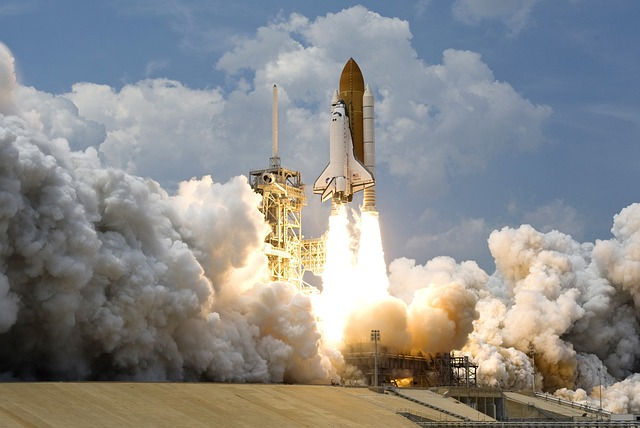
#> input picture ch20/sample.jpg, 640 x 428 px, found by its file name
$ python opencv_rotate.py
#> lines starting #> are read from the running program, lines starting #| are printed output that depends on the picture
# opnecv_rotate.py

import cv2

image = cv2.imread(r"ch20\sample.jpg")
#> image is the input picture: shape (428, 640, 3); mean B, G, R 138.8, 139.9, 139.8

print(image.shape)
#| (428, 640, 3)
(h, w) = image.shape[0 : 2] # 가로, 세로, 채녈
#> h = 428; w = 640
center = (w/2, h/2)
#> center = (320, 214)
# 1. 회전 행렬 생성
# cv2.getRotationMatrix2D(center, angle, scale)
M = cv2.getRotationMatrix2D(center, 45, 1.0)

rotated = cv2.warpAffine(image, M, (w, h))
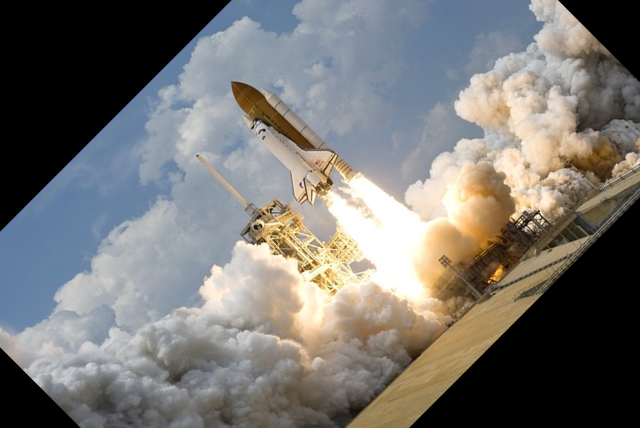
#> rotated: shape (428, 640, 3); mean B, G, R 114.4, 117.2, 118.8
cv2.imshow("Rotated Image", rotated)
cv2.waitKey(0)
cv2.destroyAllWindows()

$ run again, with ch20/candy.jpg copied over ch20/sample.jpg
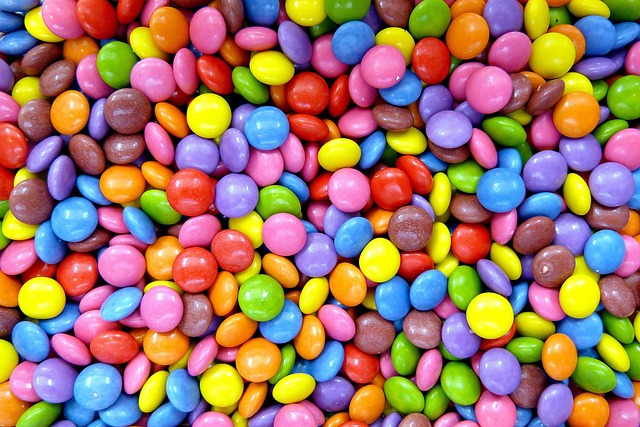
#> input picture ch20/candy.jpg, 640 x 427 px, found by its file name
#> image is the input picture: shape (427, 640, 3); mean B, G, R 103, 118.8, 158.9
#| (427, 640, 3)
#> `rotated = cv2.warpAffine(image, M, (w, h))`:
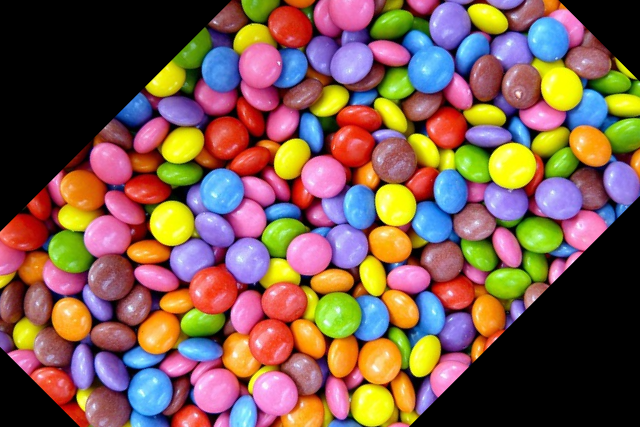
#> rotated: shape (427, 640, 3); mean B, G, R 78.3, 90.8, 124.5

$ run again, with ch20/candy2.jpg copied over ch20/sample.jpg
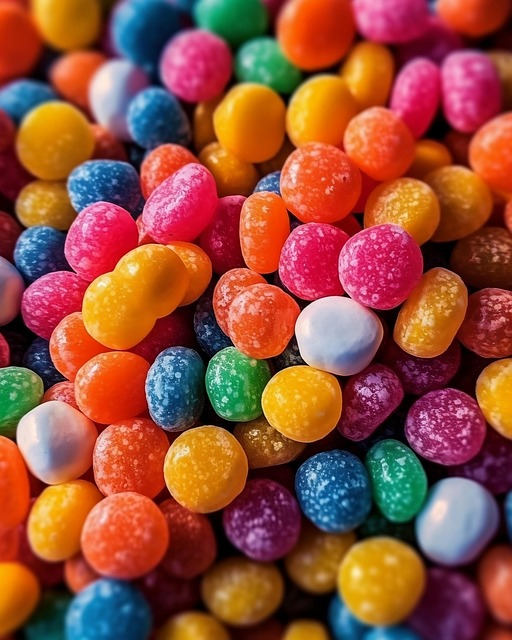
#> input picture ch20/candy2.jpg, 512 x 640 px, found by its file name
#> image is the input picture: shape (640, 512, 3); mean B, G, R 59.5, 78.2, 146.4
#| (640, 512, 3)
#> `rotated = cv2.warpAffine(image, M, (w, h))`:
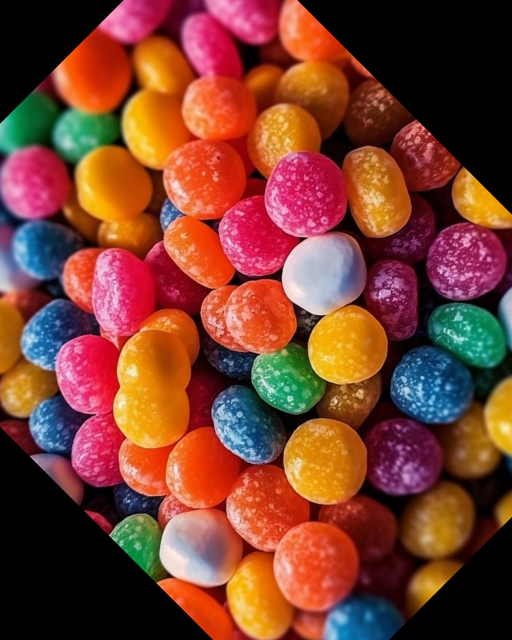
#> rotated: shape (640, 512, 3); mean B, G, R 47.6, 63.8, 123.4

$ run again, with ch20/peaple.jpg copied over ch20/sample.jpg
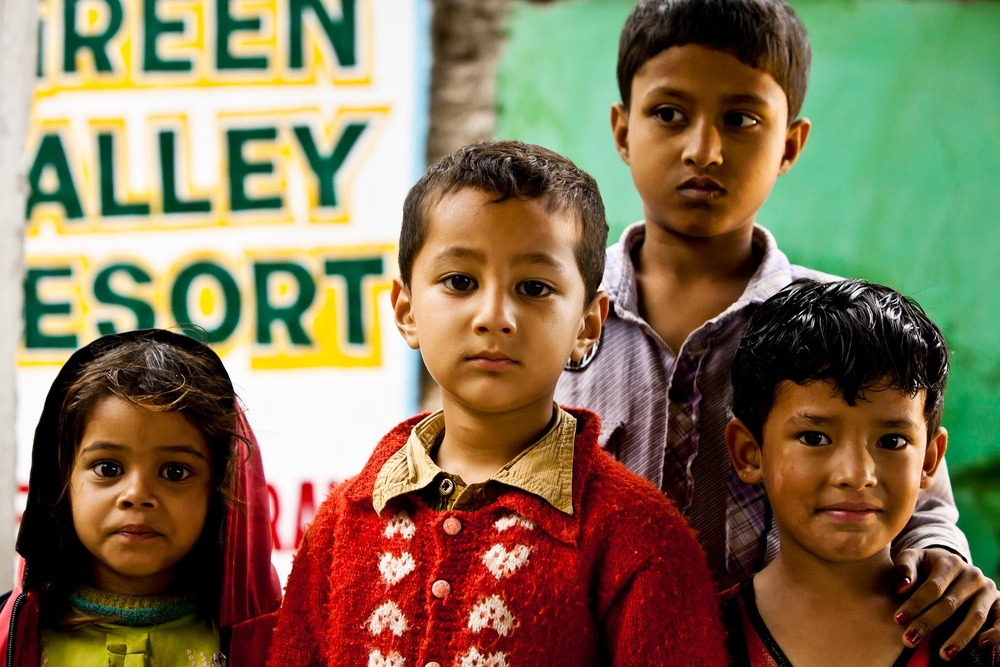
#> input picture ch20/peaple.jpg, 1000 x 667 px, shrunk from 1920 x 1280 before the run, found by its file name
#> image is the input picture: shape (667, 1000, 3); mean B, G, R 85.3, 114.6, 131.3
#| (667, 1000, 3)
#> `rotated = cv2.warpAffine(image, M, (w, h))`:
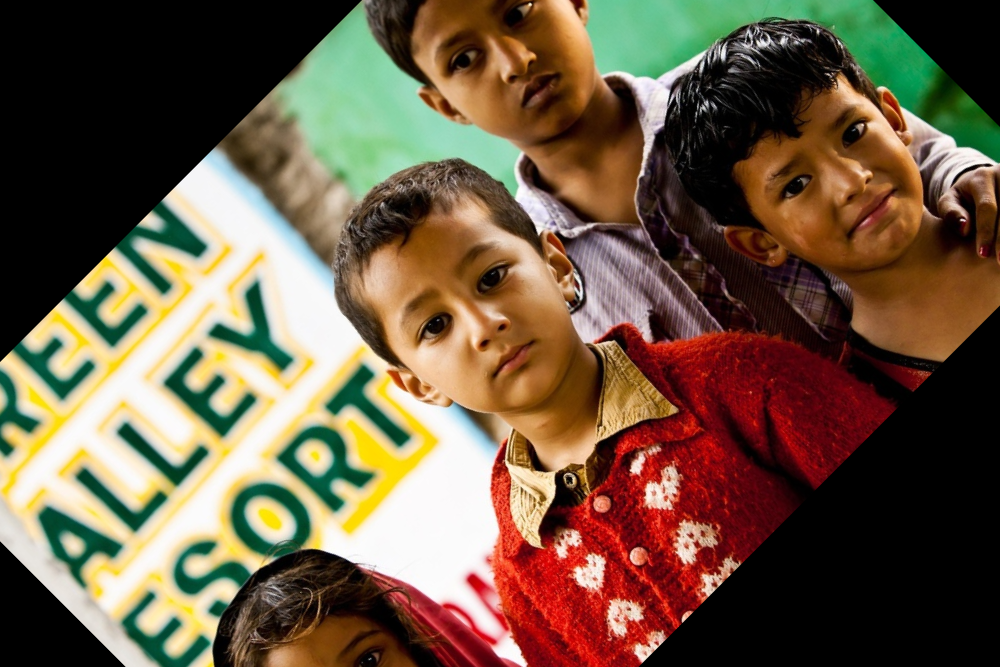
#> rotated: shape (667, 1000, 3); mean B, G, R 68.3, 90, 109.6
